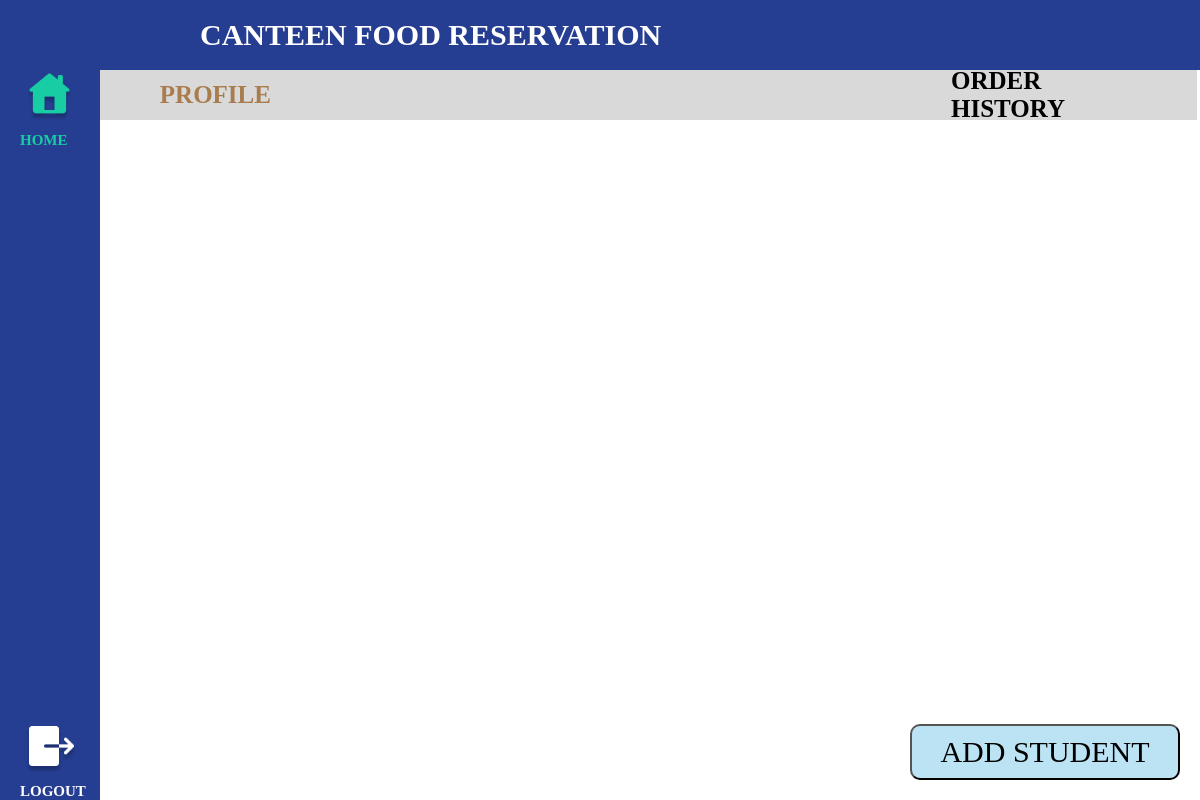
The page /user-profile (signed in) on the database as committed earlier.
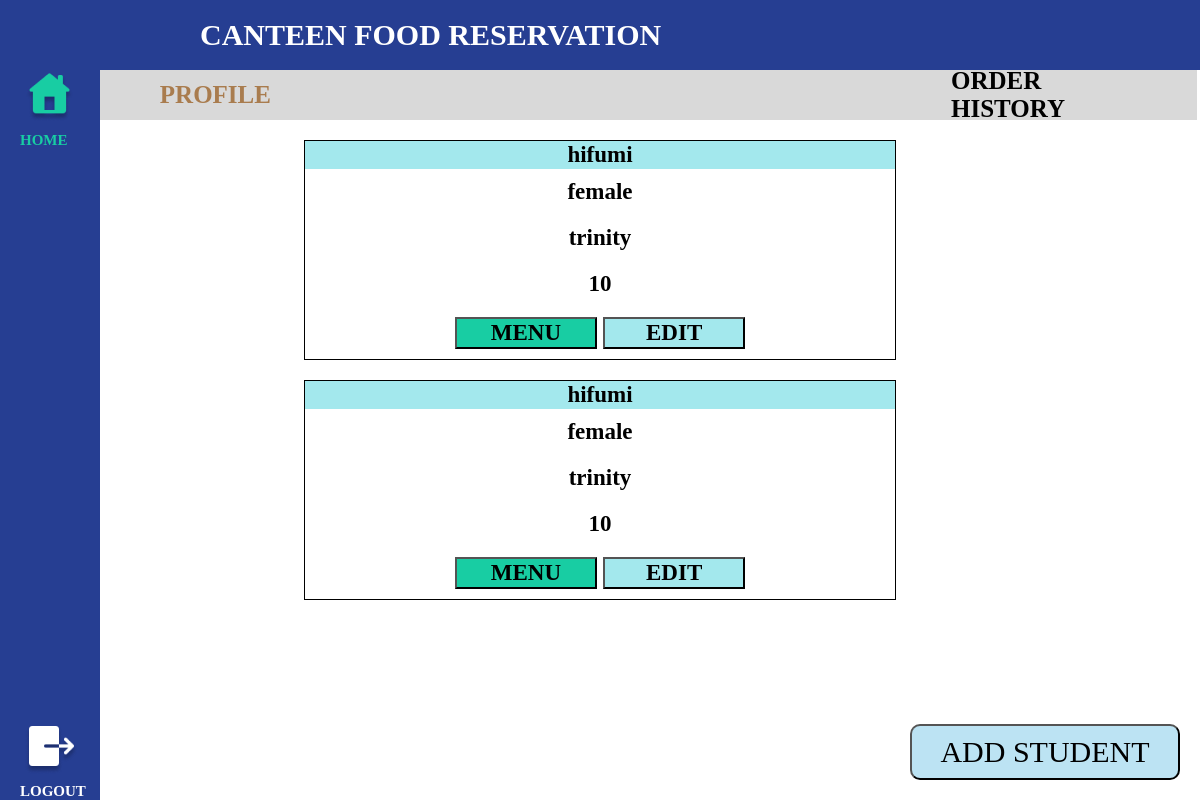
The same page on the database as committed later.
### practice/models.py (models this page shows)
class Student(models.Model):
    Parent = models.ForeignKey(User, on_delete=models.SET_NULL, null=True)
    id = models.AutoField(auto_created=True, primary_key=True, serialize=False, verbose_name='ID')
    Student_Name = models.CharField('Student Name', max_length=50)
    Student_Gender = models.CharField('Student Gender', max_length=10)
    Student_Race = models.CharField('Student Race', max_length=10)
    Student_Grade = models.IntegerField('Student Grade')

class Cart(models.Model):
    student = models.OneToOneField(Student, on_delete=models.CASCADE)
    created_at = models.DateTimeField(auto_now_add=True)
    updated_at = models.DateTimeField(auto_now=True)

### practice/views.py (the view, shortened to what this page needs)
# urls.py: 2. Add a URL to urlpatterns:  path('', views.home, name='home')
@login_required(login_url='register')
def home(request):
    studentform = StudentForm()
    current_user = request.user
    students = Student.objects.filter(Parent=current_user)
    carts = []
    for student in students:
        cart = student.cart
        carts.append(cart)
    return render(request, 'user-profile.html', {'students': students, 'carts': carts, 'form':studentform})

### practice/templates/user-profile.html (shortened to what this page needs)
{% load static %}
<!DOCTYPE html>
<html>
<head>
    <link rel="stylesheet" href="{% static 'css/user-profile.css' %}">
</head>
<body>
<header>
    <h1>CANTEEN FOOD RESERVATION</h1>
</header>
<nav>
    <a href="{% url 'user-profile' %}" class="home"><img src="{% static 'image/Home Page Selected.png' %}">HOME</a>
    <a href="{% url 'logout' %}" class="logout" id="logout"><img src="{% static 'image/Logout.png' %}">LOGOUT</a>
</nav>
<main>
    <div class="top-div">
        <a id="profile-link" style="color:#A97C4E">Profile</a>
        <a id="history-link">Order History</a>
    </div>
    <div id="profile-section">
        {% for student in students %}
            {% for cart in carts %}
            {% if student.id == cart.student.id %}
            <table>
                <tr>
                    <th>{{ student.Student_Name }}</th>
                </tr>
                <tr>
                    <td>{{ student.Student_Gender }}</td>
                </tr>
                <tr>
                    <td>{{ student.Student_Race }}</td>
                </tr>
                <tr>
                    <td>{{ student.Student_Grade }}</td>
                </tr>
                <tr>
                    <td>
                        <a href="{% url 'user-menu' student.id %}"><button id="menuButton">Menu</button></a>
                        <a href="{% url 'editstudent' student.id %}"><button id="editButton">Edit</button></a>
                    </td>
                </tr>
            </table>
            {% endif %}
            {% endfor %}
        {% endfor %}
        <button id="add">add student</button>
    </div>
</main>
</body>
</html>

### practice/static/css/user-profile.css (style rules this page uses)
nav { width: 100px; height: 100vh; top:0; left:0; position: fixed; float: left; background: #263E92; }
header { width: 100%; height: 70px; background: #263E92; position: fixed; top: 0; left: 0; display: flex; align-items: center; justify-content: space-between; z-index: 3; }
h1 { color: #FFF; text-align: left; position: relative; font-family: Quicksand; font-size: 30px; font-style: normal; font-weight: 500; line-height: normal; text-transform: uppercase; font-weight: bold; margin-left: 200px; }
nav { display: flex; flex-direction: column; }
.logout { margin-top: auto; text-decoration: none; margin-left: 20px; color: #FFF; font-family: Quicksand; font-size: 15px; font-style: normal; font-weight: 500; line-height: normal; text-transform: uppercase; font-weight: bold; }
.home { text-decoration: none; margin-top: 70px; margin-left: 20px; color: #18CDA3; font-family: Quicksand; font-size: 15px; font-style: normal; font-weight: 500; line-height: normal; text-transform: uppercase; font-weight: bold; }
.top-div { display: flex; margin-top: 70px; justify-content: center; background-color: #D9D9D9; width: 100.4%; height: 50px; align-items: center; }
.top-div a { margin-right: 330px; margin-left: 350px; font-family: Quicksand; font-size: 25px; font-style: normal; font-weight: 500; line-height: normal; text-transform: uppercase; font-weight: bold; text-decoration: none; cursor: pointer; }
#add { position: fixed; bottom: 20px; right: 20px; display: flex; width: 270px; padding: 16px 13px; justify-content: center; align-items: center; gap: 10px; color: #000; text-align: center; font-family: Montserrat; font-size: 30px; font-style: normal; font-weight: 400; line-height: 20px; background: rgba(123, 199, 231, 0.50); border-radius: 10px; text-transform: uppercase; cursor: pointer; }
table { border: 1px solid black; border-collapse: collapse; margin-left: auto; margin-right: auto; width: 50%; margin-top: 20px; font-family: Quicksand; text-align: center; font-weight: bold; font-size: 23px; }
th { background-color: #A3E8ED; }
td { padding: 10px; }
#editButton { background-color: #A3E8ED; cursor: pointer; font-family: Quicksand; font-size: 23px; font-style: normal; font-weight: 500; line-height: normal; text-transform: uppercase; font-weight: bold; width: 25%; }
#menuButton { background-color: #18CDA3; cursor: pointer; font-family: Quicksand; font-size: 23px; font-style: normal; font-weight: 500; line-height: normal; text-transform: uppercase; font-weight: bold; width: 25%; }

Rows that differ between the two databases and show on the page:
added Student: Student_Name "hifumi", Student_Gender "female", Student_Race "trinity", Student_Grade "10"
added Student: Student_Name "hifumi", Student_Gender "female", Student_Race "trinity", Student_Grade "10"
